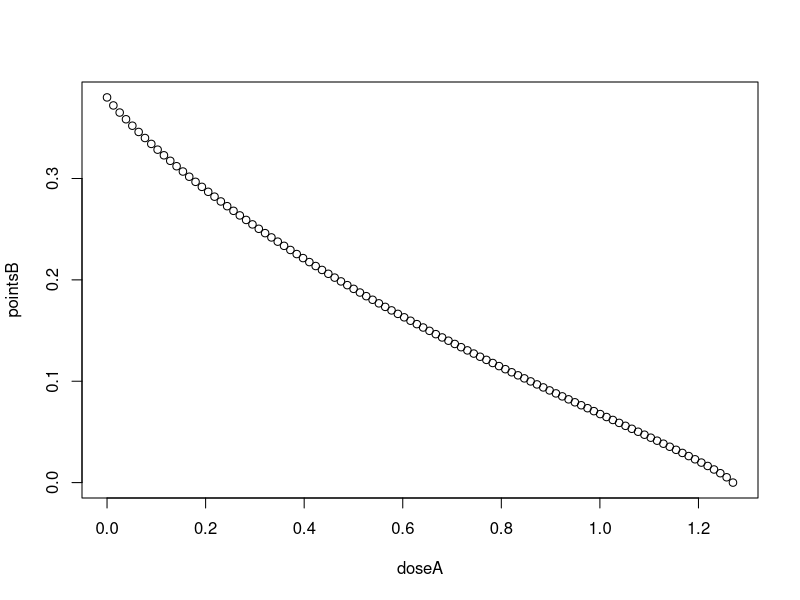

Reproduce this figure in R.

#Functions
bisect <- function(fn, lower,upper, zero=1.e-07) {
  f.lo <- fn(lower) #function must give negative result
  f.hi <- fn(upper) #function must give positive result

  
  if (f.lo * f.hi > 0) stop("interval borders wrong\n")
  chg <- upper - lower #narrowed interval
  
  while (abs(chg) > zero) {  #still not minimized
    x.new <- (lower + upper) / 2 #new input for function (half interval!)
    f.new <- fn(x.new) #solve function
    if (abs(f.new) <= zero)  
      break("solution found")#sufficiently close to zero=solution
    if (f.lo * f.new < 0) upper <- x.new #try harder
    if (f.hi * f.new < 0) lower <- x.new #try harder 
    chg <- upper - lower #narrowed interval go in loop again

  }
  list(solution = x.new, value = f.new)
}


H<-function(psimax,psimin,conc,MIC,kappa) {
((psimax-psimin)*(conc/MIC)^kappa)/((conc/MIC)^kappa-(psimin/psimax))
}

psi<-function(psimax,alpha,psiminA,A,MICA,KA,psiminB,B,MICB,KB){
psimax-H(psimax,psiminA,A,MICA,KA)-H(psimax,psiminB,B,MICB,KB)-alpha*H(psimax,psiminA,A,MICA,KA)*H(psimax,psiminB,B,MICB,KB)
}
#Parameters
MICA=1.27
MICB=0.38
doseA=seq(from=0,to=MICA,length.out=100)
pointsB<-c()
fctvalues<-c()
for (i in doseA ){
  psizero<-function(doseB){
    psi(psimax=0.04672,alpha=0,psiminA=-0.125,A=i,MICA=MICA,KA=0.925,psiminB=-0.145,B=doseB,MICB=MICB,KB=1.23)
  }
  fctvalue<-psizero(i)
  #fn=psi(psimax=0.04672,alpha=0.5,psiminA=-0.125,A=doseA,MICA=1.27,KA=0.925,psiminB=-0.145,B=0.1,MICB=0.38,KB=1.23)
  fctvalues<-c(fctvalues,fctvalue)
  pointsA=bisect(psizero,0,MICB*1e6)
  pointsB=c(pointsB,pointsA$solution)
}

#Plot Isoboles
plot(doseA,pointsB)
#print(pointsB)
print(fctvalues)
#psi(psimax=0.04672,alpha=0.5,psiminA=-0.125,A=0.1,MICA=1.27,KA=0.925,psiminB=-0.145,B=0.1,MICB=0.38,KB=1.23)
#solution1=bisect(fn1, 0.001,1)
#print("Antibiotic A")
#print(solution1)
#print("--------------------------------------------------")
#solution2=bisect(fn2, 1, 0.001)
#print("Antibiotic B")
#print(solution2)
#print("--------------------------------------------------")
#solution3=bisect(fn3, 3, 4)
#print(solution3)
